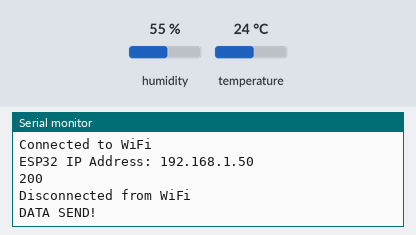
Recording of a program running on a simulated ESP32. Shown: the last lines printed to the serial monitor. The test bench sets the inputs (shaded band); at power-on: humidity 55 %, temperature 24 °C. WiFi joins after 1.5 s; servers stay silent unless stated; uploads are accepted with an empty reply.

Above: at 5.2 s.
5.3 s: humidity set to 22 %
At 8.7 s:
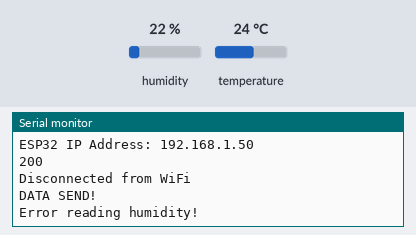
11.9 s: temperature set to 12 °C
At 14.8 s:
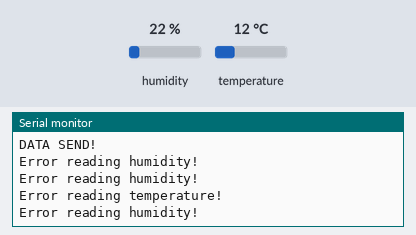

Measured:
- after the input at 5.3 s, the serial monitor: prints a new line after 2.1 s (image 1)
- after the input at 11.9 s, the serial monitor: prints a new line after 1.5 s (image 2)

The program:

main.cpp
```cpp
#include <Arduino.h>
#include <WiFi.h>
#include <HTTPClient.h>
#include <DHT.h>
#include <DHT_U.h>
#include <ArduinoJson.h>
#include <WebSocketsServer.h>

#define WEBSOCKET_PORT 81
#define DHTPIN 2
#define DHTTYPE DHT11
#define LIGHT1PIN 32
#define TOLERANCE 10

const char *ssid = WIFI_SSID;
const char *password = WIFI_PASSWORD;
const char *serverUrl = API_BASE_URL;

// // Static IP configuration
// IPAddress local_IP(10, 0, 0, 15);   // Desired static IP
// IPAddress gateway(10, 0, 0, 1);     // Router's gateway IP
// IPAddress subnet(255, 255, 255, 0); // Subnet mask

// Task Handles
TaskHandle_t sensor_task_handle = NULL;
TaskHandle_t http_task_handle = NULL;
TaskHandle_t webSocketTaskHandle = NULL;
TaskHandle_t prTaskHandle = NULL;

// Websocket data structures
struct light_struct
{
    String name;
    bool isOn;
};
struct websocket_data
{
    light_struct lights[3];
};

// Shared Resource
int temp_error_count = 0;
int hum_error_count = 0;
int temp_data_count = 0;
int hum_data_count = 0;
float avg_temp = 0;
float avg_hum = 0;

// global socket_data
websocket_data socket_data = {
    {{"Lamp 1", false},
     {"Lamp 2", false},
     {"Lamp 3", false}}};

// Mutex Handle
SemaphoreHandle_t mutex;

DHT_Unified dht(DHTPIN, DHTTYPE);
WebSocketsServer webSocket = WebSocketsServer(WEBSOCKET_PORT);

// helper functions
void wifi_init();
void wifi_end();
int http_request(JsonDocument &, String);
String get_socket_data();
// WebSocket event handler
void webSocketEvent(uint8_t, WStype_t, uint8_t *, size_t);

// Task Function Prototypes
void sensor_task(void *);
void http_task(void *);
void webSocketTask(void *);
void lightsTask(void *);

void setup()
{
    Serial.begin(115200);
    //wifi_init();
    // Start sensor
    dht.begin();
    // Start WebSocket server
    //webSocket.begin();
    //webSocket.onEvent(webSocketEvent);

    pinMode(32, INPUT);
    // Create the mutex before creating tasks
    mutex = xSemaphoreCreateMutex();

    xTaskCreate(
        sensor_task,
        "Sensor Task",
        2000,
        NULL,
        2,
        &sensor_task_handle);

    xTaskCreate(
        http_task,
        "Http Task",
        10000,
        NULL,
        1,
        &http_task_handle);

    // xTaskCreate(
    //     webSocketTask,
    //     "WebSocket Task",
    //     4096,
    //     NULL,
    //     1,
    //     &webSocketTaskHandle
    // );

    // xTaskCreate(
    //     lightsTask,
    //     "PR Task",
    //     4096,
    //     NULL,
    //     1,
    //     &prTaskHandle
    // );
}

void loop()
{
}

void lightsTask(void *pv)
{
    while (true)
    {
        if (analogRead(LIGHT1PIN) > 1000 && !socket_data.lights[0].isOn)
        {
            socket_data.lights[0].isOn = true;
            String json_data = get_socket_data();

            webSocket.broadcastTXT(json_data);
        }
        else if (analogRead(LIGHT1PIN) <= 1000 && socket_data.lights[0].isOn)
        {
            socket_data.lights[0].isOn = false;
            String json_data = get_socket_data();

            webSocket.broadcastTXT(json_data);
        }
    }
}

// Task for handling WebSocket server
void webSocketTask(void *pvParameters)
{
    while (true)
    {
        webSocket.loop();                    // Keep WebSocket server running
        vTaskDelay(10 / portTICK_PERIOD_MS); // Delay to yield to other tasks
    }
}

// Task 1 - Lower Priority Task
void sensor_task(void *pvParameters)
{
    while (true)
    {
        if (xSemaphoreTake(mutex, portMAX_DELAY))
        { // Try to take the mutex

            sensors_event_t event;

            // temperature task
            dht.temperature().getEvent(&event);
            float curr_temp = event.temperature;

            if (!temp_data_count && !isnan(curr_temp))
            {
                avg_temp = curr_temp;
                temp_data_count = 1;
            }
            else if (!isnan(curr_temp) && abs(avg_temp - curr_temp) <= TOLERANCE)
            {
                avg_temp = ((avg_temp * temp_data_count) + curr_temp) / (temp_data_count + 1);
                temp_data_count++;
            }
            else
            {
                temp_error_count++;
                Serial.println("Error reading temperature!");
            }

            // humidity task
            dht.humidity().getEvent(&event);
            float curr_hum = event.relative_humidity;

            if (!hum_data_count && !isnan(curr_hum))
            {
                avg_hum = curr_hum;
                hum_data_count = 1;
            }
            else if (!isnan(curr_hum) && abs(avg_hum - curr_hum) <= TOLERANCE)
            {
                avg_hum = ((avg_hum * hum_data_count) + curr_hum) / (hum_data_count + 1);
                hum_data_count++;
            }
            else
            {
                hum_error_count++;
                Serial.println("Error reading humidity!");
            }

            xSemaphoreGive(mutex); // Give back the mutex
            vTaskDelay(3000 / portTICK_PERIOD_MS); // Delay for 3 seconds
        }
    }
}

// Task 2 - Higher Priority Task
void http_task(void *pvParameters)
{
    while (true)
    {
        // Try to take the mutex
        if (xSemaphoreTake(mutex, portMAX_DELAY))
        {

            StaticJsonDocument<200> data;

            // temperature
            float coverage = temp_data_count / (temp_error_count + temp_data_count) * 100;
            data["val"] = avg_temp;
            data["coverage"] = coverage;

            int res = 0;
            while (!res)
            {
                res = http_request(data, "/temperature");
            }
            Serial.println("DATA SEND!");

            temp_data_count = 0;
            temp_error_count = 0;

            // humidity
            coverage = hum_data_count / (hum_error_count + hum_data_count) * 100;
            data["val"] = avg_hum;
            data["coverage"] = coverage;

            res = 0;
            while (!res)
            {
                res = http_request(data, "/humidity");
            }
            Serial.println("DATA SEND!");

            hum_data_count = 0;
            hum_error_count = 0;

            // Give back the mutex
            xSemaphoreGive(mutex);
            vTaskDelay(600000 / portTICK_PERIOD_MS); // Delay for 10 minutes
        }
    }
}

void wifi_init()
{
    // Configure static IP
    // if (!WiFi.config(local_IP, gateway, subnet))
    // {
    //     Serial.println("Static IP configuration failed!");
    // }

    WiFi.begin(ssid, password);

    while (WiFi.status() != WL_CONNECTED)
    {
        delay(1000);
        Serial.print("Connecting to WiFi ");
        Serial.println(ssid);
    }
    Serial.println("Connected to WiFi");
    Serial.print("ESP32 IP Address: ");
    Serial.println(WiFi.localIP());
}

void wifi_end()
{
    WiFi.disconnect(true);
    WiFi.mode(WIFI_OFF);
    Serial.println("Disconnected from WiFi");
}

int http_request(JsonDocument &data, String route)
{

    wifi_init();
    String body;
    serializeJson(data, body);

    if (WiFi.status() == WL_CONNECTED)
    {
        HTTPClient http;
        http.setTimeout(60000); // to handle spin down of server
        http.begin(String(serverUrl) + route);
        http.addHeader("Content-Type", "application/json");

        int httpResponseCode = http.POST(body);

        if (httpResponseCode > 0)
        {
            String response = http.getString();
            Serial.println(httpResponseCode);
            Serial.println(response);
        }
        else
        {
            Serial.print("Error on sending POST: ");
            Serial.println(httpResponseCode);
            http.end();
            wifi_end();
            return 0;
        }
        http.end();
    }
    wifi_end();
    return 1;
}

// WebSocket event handler
void webSocketEvent(uint8_t num, WStype_t type, uint8_t *payload, size_t length)
{
    if (type == WStype_TEXT)
    {
        String message = String((char *)payload);
        Serial.print(message);

        // Example action: toggle LED based on received message
        if (message == "get_lights_data")
        {
            digitalWrite(2, HIGH); // Toggle LED
            vTaskDelay(1000 / portTICK_PERIOD_MS);
            digitalWrite(2, LOW); // Toggle LED

            String json_data = get_socket_data();

            webSocket.sendTXT(num, json_data);
            Serial.println("message received and sent");
        }
        else
        {
            Serial.print("message wrong");
        }
    }
}

String get_socket_data()
{

    StaticJsonDocument<200> jsonDoc;

    JsonArray lights = jsonDoc.createNestedArray("lights");

    JsonObject lamp1 = lights.createNestedObject();
    lamp1["name"] = socket_data.lights[0].name;
    lamp1["isOn"] = socket_data.lights[0].isOn;

    JsonObject lamp2 = lights.createNestedObject();
    lamp2["name"] = socket_data.lights[1].name;
    lamp2["isOn"] = socket_data.lights[1].isOn;

    JsonObject lamp3 = lights.createNestedObject();
    lamp3["name"] = socket_data.lights[2].name;
    lamp3["isOn"] = socket_data.lights[2].isOn;

    // Serialize JSON to a string
    String jsonString;
    serializeJson(jsonDoc, jsonString);

    return jsonString;
}
```
